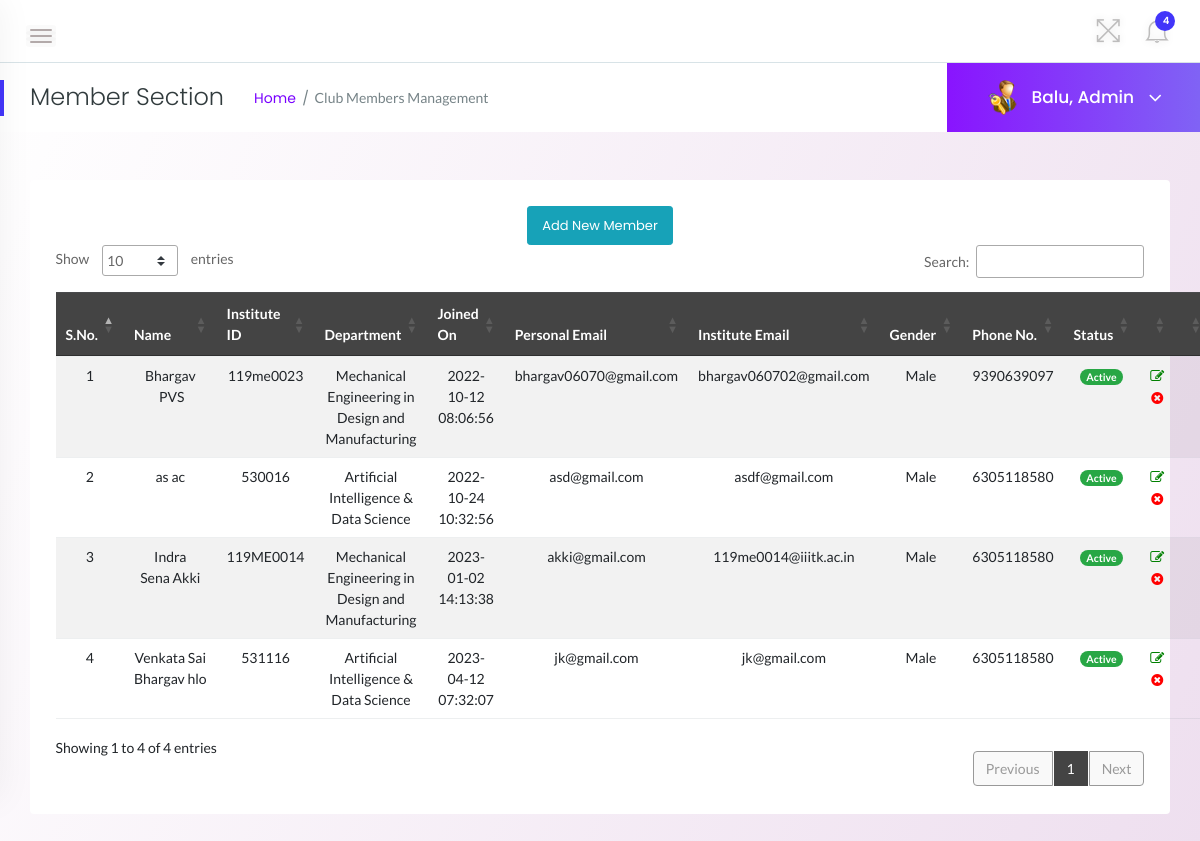
Screenshot of /admin/employees.php (signed in) with the database file from the repository.
### tables this page shows
CREATE TABLE `club_members` (
  `id` int(11) NOT NULL,
  `EmpId` varchar(100) NOT NULL,
  `FirstName` varchar(150) NOT NULL,
  `LastName` varchar(150) NOT NULL,
  `EmailId` varchar(200) NOT NULL,
  `Password` varchar(180) NOT NULL,
  `Gender` varchar(100) NOT NULL,
  `Dob` varchar(100) NOT NULL,
  `Department` varchar(255) NOT NULL,
  `Phonenumber` char(11) NOT NULL,
  `Status` int(1) NOT NULL,
  `RegDate` timestamp NOT NULL DEFAULT current_timestamp(),
  `p_email` varchar(255) NOT NULL
);

### admin/employees.php (the view, shortened to what this page needs)
<?php
    if(strlen($_SESSION['alogin'])==0){
    header('location:../index.php');
    } else {
 ?>
<!doctype html>
<html class="no-js" lang="en">
<head>
    <link rel="stylesheet" href="../assets/css/bootstrap.min.css">
    <link rel="stylesheet" href="../assets/css/font-awesome.min.css">
    <link rel="stylesheet" href="../assets/css/themify-icons.css">
    <link rel="stylesheet" href="../assets/css/metisMenu.css">
    <link rel="stylesheet" href="../assets/css/owl.carousel.min.css">
    <link rel="stylesheet" href="../assets/css/slicknav.min.css">
    <link rel="stylesheet" href="https://www.amcharts.com/lib/3/plugins/export/export.css" type="text/css" media="all" />
    <link rel="stylesheet" type="text/css" href="https://cdn.datatables.net/1.10.19/css/jquery.dataTables.css">
    <link rel="stylesheet" type="text/css" href="https://cdn.datatables.net/1.10.18/css/dataTables.bootstrap4.min.css">
    <link rel="stylesheet" type="text/css" href="https://cdn.datatables.net/responsive/2.2.3/css/responsive.bootstrap.min.css">
    <link rel="stylesheet" type="text/css" href="https://cdn.datatables.net/responsive/2.2.3/css/responsive.jqueryui.min.css">
    <link rel="stylesheet" href="../assets/css/typography.css">
    <link rel="stylesheet" href="../assets/css/default-css.css">
    <link rel="stylesheet" href="../assets/css/styles.css">
    <link rel="stylesheet" href="../assets/css/responsive.css">
</head>
<body class="bg-light">
            <section style="background: linear-gradient(112.84deg, #FFFFFF 0.63%, #EEDFEF 100%)">
    <div class="page-container">
            <div class="header-area">
                <div class="row align-items-center">
                    <div class="col-md-6 col-sm-8 clearfix">
                        <div class="nav-btn pull-left">
                            <span></span>
                            <span></span>
                            <span></span>
                        </div>
                    </div>
                    <div class="col-md-6 col-sm-4 clearfix">
                        <ul class="notification-area pull-right">
                            <li id="full-view"><i class="ti-fullscreen"></i></li>
                            <?php include '../includes/admin-notification.php'?>
                        </ul>
                    </div>
                </div>
            </div>
            <div class="page-title-area">
                <div class="row align-items-center">
                    <div class="col-sm-6">
                        <div class="breadcrumbs-area clearfix">
                            <h4 class="page-title pull-left">Member Section</h4>
                            <ul class="breadcrumbs pull-left">
                                <li><a href="dashboard.php">Home</a></li>
                                <li><span>Club Members Management</span></li>
                            </ul>
                        </div>
                    </div>
                    <?php
                                    $id=$_SESSION['alogin'];
                                    $sql = "SELECT UserName from  admin where UserName='$id'";
                                    $query = $dbh -> prepare($sql);
                                    $query->execute();
                                    $results=$query->fetch(PDO::FETCH_OBJ);
                                    $name=$results->UserName;
                                    ?>
                    <div class="col-sm-6 clearfix">
                        <div class="user-profile pull-right">
                            <img class="avatar user-thumb" src="../assets/images/admin.png" alt="avatar">
                            <h4 class="user-name dropdown-toggle" data-toggle="dropdown"><?php echo "$name";?>, Admin <i class="fa fa-angle-down"></i></h4>
                        </div>
                    </div>
                </div>
            </div>
            <div class="main-content-inner">
                <div class="row">
                    <div class="col-12 mt-5">
                        <div class="card">
                            <div class="card-body">
                                <div class="data-tables datatable-dark">
                                <center><a href="add-employee.php" class="btn btn-sm btn-info">Add New Member</a></center>
                                    <table id="dataTable3" class="table table-hover table-striped text-center">
                                        <thead class="text-capitalize">
                                            <tr>
                                                <th>S.No.</th>
                                                <th>Name</th>
                                                <th>Institute ID</th>
                                                <th>Department</th>
                                                <th>Joined On</th>
                                                <th>Personal Email</th>
                                                <th>Institute Email </th>
                                                <th>Gender</th>
                                                <th>Phone No.</th>
                                                <th>Status</th>
                                                <th></th>
                                                <th></th>
                                            </tr>
                                        </thead>
                                        <tbody>
                                    <?php
                                    $sql = "SELECT EmpId,FirstName,LastName,Department,Status,RegDate,p_email,EmailId,Gender,Dob,Phonenumber,id from  club_members";
                                    $query = $dbh -> prepare($sql);
                                    $query->execute();
                                    $results=$query->fetchAll(PDO::FETCH_OBJ);
                                    $cnt=1;
                                    if($query->rowCount() > 0)
                                    {
                                    foreach($results as $result)
                                    {               ?>
                                        <tr>
                                            <td> <?php echo htmlentities($cnt);?></td>
                                            <td><?php echo htmlentities($result->FirstName);?>&nbsp;<?php echo htmlentities($result->LastName);?></td>
                                            <td><?php echo htmlentities($result->EmpId);?></td>
                                            <td><?php echo htmlentities($result->Department);?></td>
                                             <td><?php echo htmlentities($result->RegDate);?></td>
                                             <td><?php echo htmlentities($result->p_email);?></td>
                                             <td><?php echo htmlentities($result->EmailId);?></td>
                                             <td><?php echo htmlentities($result->Gender);?></td>
                                             <td><?php echo htmlentities($result->Phonenumber);?></td>
                                             <td><?php $stats=$result->Status;
                                            if($stats){
                                             ?>
                                                 <span class="badge badge-pill badge-success">Active</span>
                                                 <?php } else { ?>
                                                 <span class="badge badge-pill badge-danger">Inactive</span>
                                                 <?php } ?>
                                             </td>
                                            <td><a href="update-employee.php?empid=<?php echo htmlentities($result->id);?>"><i class="fa fa-edit" style="color:green"></i></a>
                                        <?php if($result->Status==1)
                                        {?>
                                        <a href="employees.php?inid=<?php echo htmlentities($result->id);?>" onclick="return confirm('Are you sure you want to inactive this member?');"" > <i class="fa fa-times-circle" style="color:red" title="Inactive"></i>
                                        <?php } else {?>
                                            <a href="employees.php?id=<?php echo htmlentities($result->id);?>" onclick="return confirm('Are you sure you want to active this member?');""><i class="fa fa-check" style="color:green" title="Active"></i>
                                            <?php } ?> </td>
                                            <td> </td>
                                        </tr>
                                         <?php $cnt++;} }?>
                                    </tbody>
                                    </table>
                                </div>
                            </div>
                                        </div>
                        </div>
                    </div>
                </div>
                </div>
</body>
</html>
<?php } ?>

### assets/css/styles.css (style rules this page uses)
.page-container { width: 100%; height: 100%; min-height: 100vh; padding-left: 280px; -webkit-transition: padding-left 0.3s ease 0s; transition: padding-left 0.3s ease 0s; }
.sbar_collapsed.page-container { padding-left: 0; }
.card { border: none; border-radius: 4px; background-color: #fff; -webkit-transition: all 0.3s ease 0s; transition: all 0.3s ease 0s; }
.card-body { padding: 25.6px; padding: 1.6rem; }
.main-content-inner { padding: 0 30px 50px; }
.header-area { padding: 15px 30px; background: #fff; border-bottom: 1px solid #d8e3e7; }
.nav-btn { margin: 10px 30px 0 0; cursor: pointer; }
.nav-btn span { display: block; width: 22px; height: 2px; background: #b3aaaa; margin: 4px 0; border-radius: 15px; -webkit-transition: all 0.3s ease 0s; transition: all 0.3s ease 0s; box-shadow: 0 0 0 4px rgba(99, 96, 96, 0.03); }
.nav-btn span:nth-child(2) { opacity: 0; }
.nav-btn span:first-child { -webkit-transform: rotate(45deg) translate(5px, 5px); transform: rotate(45deg) translate(5px, 5px); }
.nav-btn span:last-child { -webkit-transform: rotate(-45deg) translate(3px, -3px); transform: rotate(-45deg) translate(3px, -3px); }
.sbar_collapsed .nav-btn span { transform: none; opacity: 1; }
.notification-area { -webkit-user-select: none; -moz-user-select: none; -ms-user-select: none; user-select: none; position: relative; z-index: 1; }
.notification-area li { display: inline-block; margin-left: 20px; cursor: pointer; -webkit-user-select: none; -moz-user-select: none; -ms-user-select: none; user-select: none; }
.notification-area li > i { font-size: 26px; color: #bdbcbc; vertical-align: middle; text-shadow: 0 0 8px rgba(0, 0, 0, 0.12); -webkit-transition: color 0.3s ease 0s; transition: color 0.3s ease 0s; }
.notification-area li#full-view { display: inline-block; }
.page-title-area { padding: 0 30px; background: #fff; position: relative; }
.page-title-area:before { content: ""; position: absolute; left: 0; top: 50%; width: 4px; height: 36px; background: var(--primary-color); -webkit-transform: translateY(-50%); transform: translateY(-50%); }
.page-title { font-size: 24px; font-weight: 300; color: #313b3d; letter-spacing: 0; margin-right: 30px; }
ul.breadcrumbs { margin-top: 4px; }
.breadcrumbs li { display: inline-block; }
.breadcrumbs li a, .breadcrumbs li span { display: block; font-size: 14px; font-weight: 400; color: #7801ff; letter-spacing: 0; margin-right: 16px; position: relative; }
.breadcrumbs li a:before { content: "/"; color: #768387; position: absolute; right: -13px; top: 0; }
.breadcrumbs li span { margin-right: 0; color: #768387; text-transform: capitalize; }
.user-profile { margin-right: -30px; display: -webkit-box; display: -ms-flexbox; display: flex; -webkit-box-align: center; -ms-flex-align: center; align-items: center; -ms-flex-wrap: wrap; flex-wrap: wrap; background: -webkit-linear-gradient(left, #8914fe 0%, #8063f5 100%); background: linear-gradient(to right, #8914fe 0%, #8063f5 100%); padding: 17px 38px; position: relative; }
.user-profile img.avatar { height: 35px; width: 35px; border-radius: 50%; margin-right: 12px; }
.user-name { font-size: 17px; font-weight: 500; color: #fff; letter-spacing: 0; cursor: pointer; -webkit-user-select: none; -moz-user-select: none; -ms-user-select: none; user-select: none; }
.user-name i { margin-left: 10px; font-size: 21px; vertical-align: middle; position: relative; }
.notification-area .dropdown-toggle, .user-name.dropdown-toggle { position: relative; }
.notification-area .dropdown-toggle:after, .user-name.dropdown-toggle:after { display: none; }
.btn { padding: 11px 17px; font-size: 13px; letter-spacing: 0; }
.btn-sm { padding: 9px 14px; }
table tr th { border-bottom: none; }
table tr th, table tr td { border-top: 1px solid rgba(120, 130, 140, 0.13) !important; }
table.dataTable.no-footer { border-bottom: 1px solid rgba(120, 130, 140, 0.13) !important; }
table.dataTable thead th, table.dataTable thead td { border-bottom-color: transparent; }
.datatable-dark thead { background: #444; color: #fff; }

### rows the page displays
club_members: FirstName "Bhargav", LastName "PVS", EmpId "119me0023", Department "Mechanical Engineering in Design and Manufacturing", RegDate "2022-10-12 08:06:56", p_email "bhargav06070@gmail.com", EmailId "bhargav060702@gmail.com", Gender "Male", Phonenumber "9390639097", Status "Active"
club_members: FirstName "as", LastName "ac", EmpId "530016", Department "Artificial Intelligence & Data Science", RegDate "2022-10-24 10:32:56", p_email "asd@gmail.com", EmailId "asdf@gmail.com", Gender "Male", Phonenumber "6305118580", Status "Active"
club_members: FirstName "Indra Sena", LastName "Akki", EmpId "119ME0014", Department "Mechanical Engineering in Design and Manufacturing", RegDate "2023-01-02 14:13:38", p_email "akki@gmail.com", EmailId "119me0014@iiitk.ac.in", Gender "Male", Phonenumber "6305118580", Status "Active"
club_members: FirstName "Venkata Sai Bhargav", LastName "hlo", EmpId "531116", Department "Artificial Intelligence & Data Science", RegDate "2023-04-12 07:32:07", p_email "jk@gmail.com", EmailId "jk@gmail.com", Gender "Male", Phonenumber "6305118580", Status "Active"

### other values shown
$unreadcount "4"
$name "Balu"
